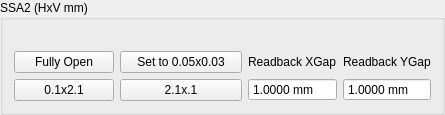
         <widget class="QGroupBox" name="groupBox_19">
          <property name="title">
           <string>SSA2 (HxV mm)</string>
          </property>
          <layout class="QGridLayout" name="gridLayout_84">
           <item row="1" column="1">
            <layout class="QGridLayout" name="gridLayout_82">
             <item row="0" column="0">
              <widget class="QLabel" name="label_125">
               <property name="text">
                <string>Readback XGap</string>
               </property>
              </widget>
             </item>
             <item row="0" column="1">
              <widget class="QLabel" name="label_126">
               <property name="text">
                <string>Readback YGap</string>
               </property>
              </widget>
             </item>
             <item row="1" column="0">
              <widget class="QDoubleSpinBox" name="db_ssa2_x">
               <property name="sizePolicy">
                <sizepolicy hsizetype="Preferred" vsizetype="Fixed">
                 <horstretch>0</horstretch>
                 <verstretch>0</verstretch>
                </sizepolicy>
               </property>
               <property name="readOnly">
                <bool>true</bool>
               </property>
               <property name="buttonSymbols">
                <enum>QAbstractSpinBox::NoButtons</enum>
               </property>
               <property name="suffix">
                <string> mm</string>
               </property>
               <property name="decimals">
                <number>4</number>
               </property>
               <property name="minimum">
                <double>-0.100000000000000</double>
               </property>
               <property name="maximum">
                <double>4.000000000000000</double>
               </property>
               <property name="value">
                <double>1.000000000000000</double>
               </property>
              </widget>
             </item>
             <item row="1" column="1">
              <widget class="QDoubleSpinBox" name="db_ssa2_y">
               <property name="sizePolicy">
                <sizepolicy hsizetype="Preferred" vsizetype="Fixed">
                 <horstretch>0</horstretch>
                 <verstretch>0</verstretch>
                </sizepolicy>
               </property>
               <property name="readOnly">
                <bool>true</bool>
               </property>
               <property name="buttonSymbols">
                <enum>QAbstractSpinBox::NoButtons</enum>
               </property>
               <property name="suffix">
                <string> mm</string>
               </property>
               <property name="decimals">
                <number>4</number>
               </property>
               <property name="minimum">
                <double>-0.100000000000000</double>
               </property>
               <property name="maximum">
                <double>4.000000000000000</double>
               </property>
               <property name="value">
                <double>1.000000000000000</double>
               </property>
              </widget>
             </item>
            </layout>
           </item>
           <item row="1" column="0">
            <layout class="QGridLayout" name="gridLayout_78">
             <item row="0" column="0">
              <layout class="QGridLayout" name="gridLayout_75">
               <item row="0" column="0">
                <widget class="QPushButton" name="pb_SSA2_Open">
                 <property name="sizePolicy">
                  <sizepolicy hsizetype="Preferred" vsizetype="Fixed">
                   <horstretch>0</horstretch>
                   <verstretch>0</verstretch>
                  </sizepolicy>
                 </property>
                 <property name="text">
                  <string>     Fully Open     </string>
                 </property>
                </widget>
               </item>
               <item row="0" column="1">
                <widget class="QPushButton" name="pb_SSA2_Close">
                 <property name="sizePolicy">
                  <sizepolicy hsizetype="Preferred" vsizetype="Fixed">
                   <horstretch>0</horstretch>
                   <verstretch>0</verstretch>
                  </sizepolicy>
                 </property>
                 <property name="text">
                  <string>    Set to 0.05x0.03    </string>
                 </property>
                </widget>
               </item>
               <item row="1" column="0">
                <widget class="QPushButton" name="pb_SSA2_HClose">
                 <property name="sizePolicy">
                  <sizepolicy hsizetype="Preferred" vsizetype="Fixed">
                   <horstretch>0</horstretch>
                   <verstretch>0</verstretch>
                  </sizepolicy>
                 </property>
                 <property name="text">
                  <string>  0.1x2.1  </string>
                 </property>
                </widget>
               </item>
               <item row="1" column="1">
                <widget class="QPushButton" name="pb_SSA2_VClose">
                 <property name="sizePolicy">
                  <sizepolicy hsizetype="Preferred" vsizetype="Fixed">
                   <horstretch>0</horstretch>
                   <verstretch>0</verstretch>
                  </sizepolicy>
                 </property>
                 <property name="text">
                  <string>2.1x.1</string>
                 </property>
                </widget>
               </item>
              </layout>
             </item>
            </layout>
           </item>
           <item row="0" column="0">
            <widget class="QLabel" name="label_134">
             <property name="text">
              <string/>
             </property>
            </widget>
           </item>
          </layout>
         </widget>
